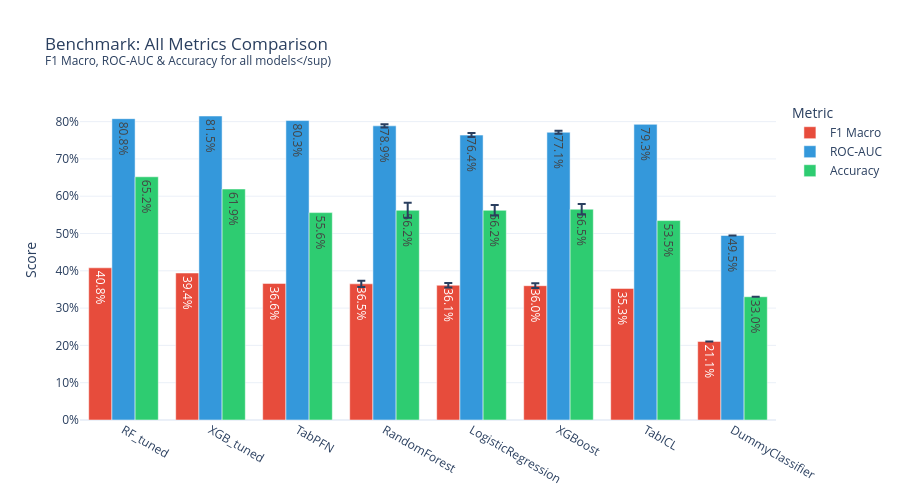

The code cell stored with this chart in its notebook:
### Markdown cell above
## 4.2 ROC-AUC Comparison

### Code cell
# AUC + F1 Combined: Grouped Bar
metrics_long = []
for _, row in df_summary.iterrows():
    metrics_long.append({'model': row['model'], 'Metric': 'F1 Macro', 'Score': row['f1_mean'], 'Std': row['f1_std']})
    metrics_long.append({'model': row['model'], 'Metric': 'ROC-AUC', 'Score': row['auc_mean'], 'Std': row['auc_std']})
    metrics_long.append({'model': row['model'], 'Metric': 'Accuracy', 'Score': row['acc_mean'], 'Std': row['acc_std']})

ml_df = pd.DataFrame(metrics_long)

fig3 = px.bar(
    ml_df, x='model', y='Score', color='Metric', error_y='Std',
    barmode='group',
    title=f'Benchmark: All Metrics Comparison<br>'
          f'<sup>F1 Macro, ROC-AUC & Accuracy for all models</sup)',
    template='plotly_white',
    text_auto='.1%',
    color_discrete_map={'F1 Macro': '#e74c3c', 'ROC-AUC': '#3498db', 'Accuracy': '#2ecc71'},
    category_orders={'model': model_order[::-1]}
)
fig3.update_layout(yaxis_tickformat='.0%', xaxis_title=None, height=500)
show_and_save(fig3, "benchmark_all_metrics")

### Figure 1 — Plotly figure (JSON) as saved in the notebook; plotly's stock layout.template omitted (floating-point values rounded to 4 significant figures)
{"data": [{"alignmentgroup": "True", "error_y": {"array": [NaN, NaN, NaN, 0.008585, 0.006106, 0.006372, NaN, 0.0]}, "hovertemplate": "Metric=F1 Macro<br>model=%{x}<br>Score=%{y}<extra></extra>", "legendgroup": "F1 Macro", "marker": {"color": "#e74c3c", "pattern": {"shape": ""}}, "name": "F1 Macro", "offsetgroup": "F1 Macro", "orientation": "v", "showlegend": true, "textposition": "auto", "texttemplate": "%{y:.1%}", "type": "bar", "x": ["RF_tuned", "XGB_tuned", "TabPFN", "RandomForest", "LogisticRegression", "XGBoost", "TabICL", "DummyClassifier"], "xaxis": "x", "y": [0.4081, 0.3941, 0.3662, 0.365, 0.3613, 0.3601, 0.3527, 0.2106], "yaxis": "y"}, {"alignmentgroup": "True", "error_y": {"array": [NaN, NaN, NaN, 0.00413, 0.005378, 0.00401, NaN, 0.0]}, "hovertemplate": "Metric=ROC-AUC<br>model=%{x}<br>Score=%{y}<extra></extra>", "legendgroup": "ROC-AUC", "marker": {"color": "#3498db", "pattern": {"shape": ""}}, "name": "ROC-AUC", "offsetgroup": "ROC-AUC", "orientation": "v", "showlegend": true, "textposition": "auto", "texttemplate": "%{y:.1%}", "type": "bar", "x": ["RF_tuned", "XGB_tuned", "TabPFN", "RandomForest", "LogisticRegression", "XGBoost", "TabICL", "DummyClassifier"], "xaxis": "x", "y": [0.8079, 0.815, 0.8028, 0.7886, 0.7638, 0.7714, 0.7927, 0.4946], "yaxis": "y"}, {"alignmentgroup": "True", "error_y": {"array": [NaN, NaN, NaN, 0.01984, 0.01419, 0.01399, NaN, 0.0]}, "hovertemplate": "Metric=Accuracy<br>model=%{x}<br>Score=%{y}<extra></extra>", "legendgroup": "Accuracy", "marker": {"color": "#2ecc71", "pattern": {"shape": ""}}, "name": "Accuracy", "offsetgroup": "Accuracy", "orientation": "v", "showlegend": true, "textposition": "auto", "texttemplate": "%{y:.1%}", "type": "bar", "x": ["RF_tuned", "XGB_tuned", "TabPFN", "RandomForest", "LogisticRegression", "XGBoost", "TabICL", "DummyClassifier"], "xaxis": "x", "y": [0.6521, 0.6193, 0.556, 0.5623, 0.5622, 0.5652, 0.5347, 0.3305], "yaxis": "y"}], "layout": {"barmode": "group", "height": 500, "legend": {"title": {"text": "Metric"}, "tracegroupgap": 0}, "title": {"text": "Benchmark: All Metrics Comparison<br><sup>F1 Macro, ROC-AUC & Accuracy for all models</sup)"}, "xaxis": {"anchor": "y", "categoryarray": ["RF_tuned", "XGB_tuned", "TabPFN", "RandomForest", "LogisticRegression", "XGBoost", "TabICL", "DummyClassifier"], "categoryorder": "array", "domain": [0, 1], "title": {}}, "yaxis": {"anchor": "x", "domain": [0, 1], "tickformat": ".0%", "title": {"text": "Score"}}}}
